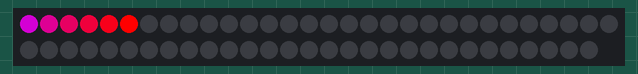
This program was run on a simulated Raspberry Pi Pico running MicroPython. Shown: 59 RGB LEDs in strip order, left to right, continuing on the next row.

Above: at 0.05 s.
At 1.54 s:
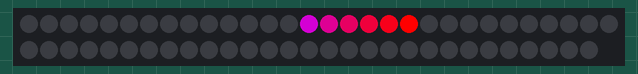
At 3.03 s:
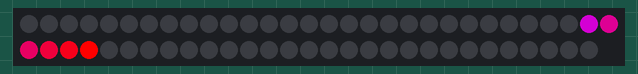
At 6.0 s:
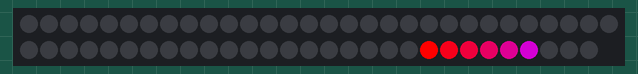
At 8.97 s:
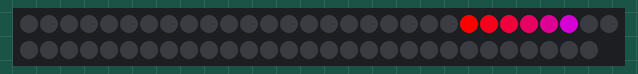
At 12.05 s:
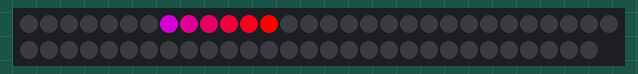

The program:

chase_gradient.py
```python
import machine
import neopixel
import time

# Configuration Variables
pin_number = 0  # Adjust to the GPIO pin connected to your NeoPixel strip
num_leds = 59    # Total number of LEDs in the strip
num_lit_leds = 6 # Number of LEDs that are lit at the same time

# Setup the NeoPixel strip
np = neopixel.NeoPixel(machine.Pin(pin_number), num_leds)

def clear():
    for i in range(num_leds):
        np[i] = (0, 0, 0)
    np.write()

def interpolate_color(start_color, end_color, step, max_steps):
    # Interpolate RGB values
    s_red, s_green, s_blue = start_color
    e_red, e_green, e_blue = end_color
    red = int(s_red + (e_red - s_red) * step / max_steps)
    green = int(s_green + (e_green - s_green) * step / max_steps)
    blue = int(s_blue + (e_blue - s_blue) * step / max_steps)
    return (red, green, blue)

def bounce(num_lit_leds, delay):
    direction = 1
    position = 0

    # Define start and end colors for the gradient
    color_forward_start = (128, 0, 128)  # Purple
    color_forward_end = (255, 0, 0)      # Red
    color_backward_start = (255, 0, 0)   # Red
    color_backward_end = (128, 0, 128)   # Purple

    while True:
        clear()

        # Light up LEDs based on current position with gradient
        for i in range(num_lit_leds):
            index = position + i
            if 0 <= index < num_leds:
                if direction == 1:
                    color = interpolate_color(color_forward_start, color_forward_end, i, num_lit_leds - 1)
                else:
                    color = interpolate_color(color_backward_start, color_backward_end, i, num_lit_leds - 1)
                np[index] = color

        np.write()
        time.sleep(delay)

        # Update the position
        position += direction

        # Change direction if reaching the end or start
        if position + num_lit_leds >= num_leds or position <= 0:
            direction *= -1

try:
    bounce(num_lit_leds, 0.1)  # Run bounce function with a delay of 0.1 seconds
except KeyboardInterrupt:
    clear()  # Turn off LEDs when stopping the program
```

Measured:
- by itself, everything shown: repeats every 11.3 s, in 106 steps
